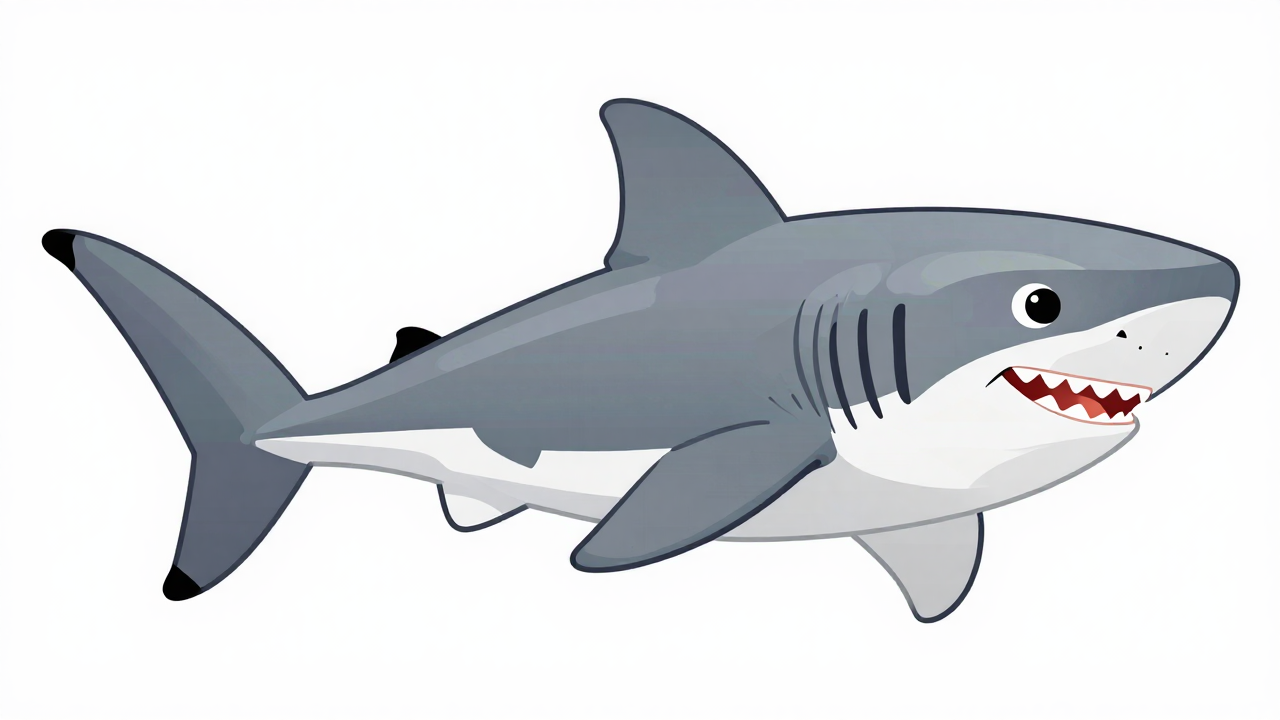
#> input picture kanalen/marketdoodle/short-haai/afbeeldingen/haai.png, 1280 x 720 px
$ python -i maak_oude_figuren.py   (imports and definitions only)
#> lines starting #> are read from the running program, lines starting #| are printed output that depends on the picture; after the words box and inside, x2 and y2 are one past the last pixel; in counts of white or black regions, pixels touching at a corner belong together
#> further down, picture is the input picture: PIL image 1280x720 RGB; mean R, G, B 218.8, 220.9, 223.5
"""Oude Market Doodle-figuren als plaatjes voor de 3D-haai (eigenaar 27 nov: "kun je de personage meer in de oude style").
Mensen: pop_short.poppetje (zelfde tekening als de 2D-shorts), per gebaar / schrik / knipper / mondvorm (lipsync) / loopfase.
Haai: het oude haai-plaatje uit short-haai met de oude grijze benen en rode sneakers, per loopfase en oogstand.
Schrijft public/oud/*.png; de 3D-wereld laadt ze in."""
import math, sys
from pathlib import Path
from PIL import Image, ImageDraw, ImageChops

HIER = Path(__file__).resolve().parent
MD = HIER.parent.parent
sys.path.insert(0, str(MD / "proef-pop-short"))
import types, os, json, tempfile, numpy as np
# [5 lines not run here, left out]
import pop_short as ps
# [3 lines not run here, left out]
# [1 line that did not run here, left out]
CW, CH, FX, FY, S = 640, 780, 320, 750, 2.0          # doek, voetpunt, schaal
VIS = [None, "A", "E", "O", "U", "M", "F", "L"]
# [1 line that did not run here, left out]


def mens(naam, gebaar=None, verb=False, kn=False, vis=None, loop=None, t=0.0, boos=False):
    im = Image.new("RGBA", (CW * SS, CH * SS), (0, 0, 0, 0)); d = ImageDraw.Draw(im)
    ps.poppetje(d, naam, FX, FY, S, t, loop=loop, mond=0.8 if vis else 0.0, knipper=kn, verbaasd=verb, gebaar=gebaar if loop is None else "rennen",
                boos=boos, viseem=vis, bewegen=False)
    return im.resize((CW, CH), Image.LANCZOS)


NAMEN = []
def sla(im, naam):
    im.save(UIT / f"{naam}.png", optimize=True); NAMEN.append(naam)


n = 0
# gebaren die bij het verhaal passen (eigenaar 27 nov: "bewegingen van de personen ... wat bij het verhaal past");
# een cijfer achter het gebaar = animatiebeeld (tijdstap per gebaar in DT)
DT = {"zwaai": 0.07, "juich": 0.17, "schrik": 0.05, "praat": 0.25}
an = lambda g, n: [f"{g}{i}" for i in range(n)]
ROLLEN = {"you": ["none", "schrik", "hoofdhanden", "wijs", "armen-open", "denk"] + an("zwaai", 4) + an("juich", 4) + an("schrik", 2) + an("praat", 4),
          "sis": ["none"] + an("juich", 4),
          "dad": ["none", "hoofdhanden", "armen-open", "wijs"],
          "friend": ["none", "heupen"] + an("schrik", 2), "rich": ["none", "heupen"] + an("schrik", 2)}
# [12 lines not run here, left out]

# ---------------- de oude haai ----------------
def los(im, tol=30):
#> called with tol = 30
    im = im.convert("RGB"); w, h = im.size; m = im.copy()
#> after `w, h = im.size`: w = 1280; h = 720
    for p in ((0, 0), (w - 1, 0), (0, h - 1), (w - 1, h - 1)): ImageDraw.floodfill(m, p, (255, 0, 255), thresh=tol)
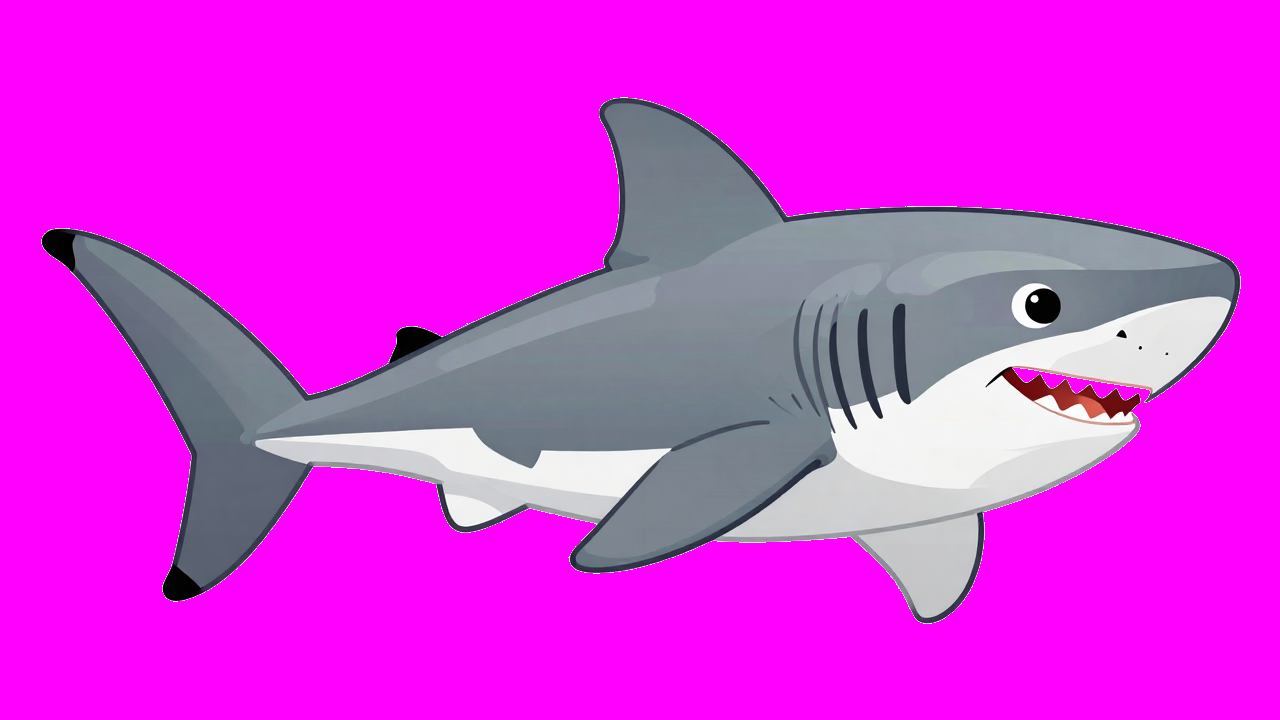
#> m: PIL image 1280x720 RGB; mean R, G, B 219.6, 47.4, 224.2
    a = Image.eval(ImageChops.difference(m, Image.new("RGB", m.size, (255, 0, 255))).convert("L"), lambda v: 255 if v > 8 else 0)
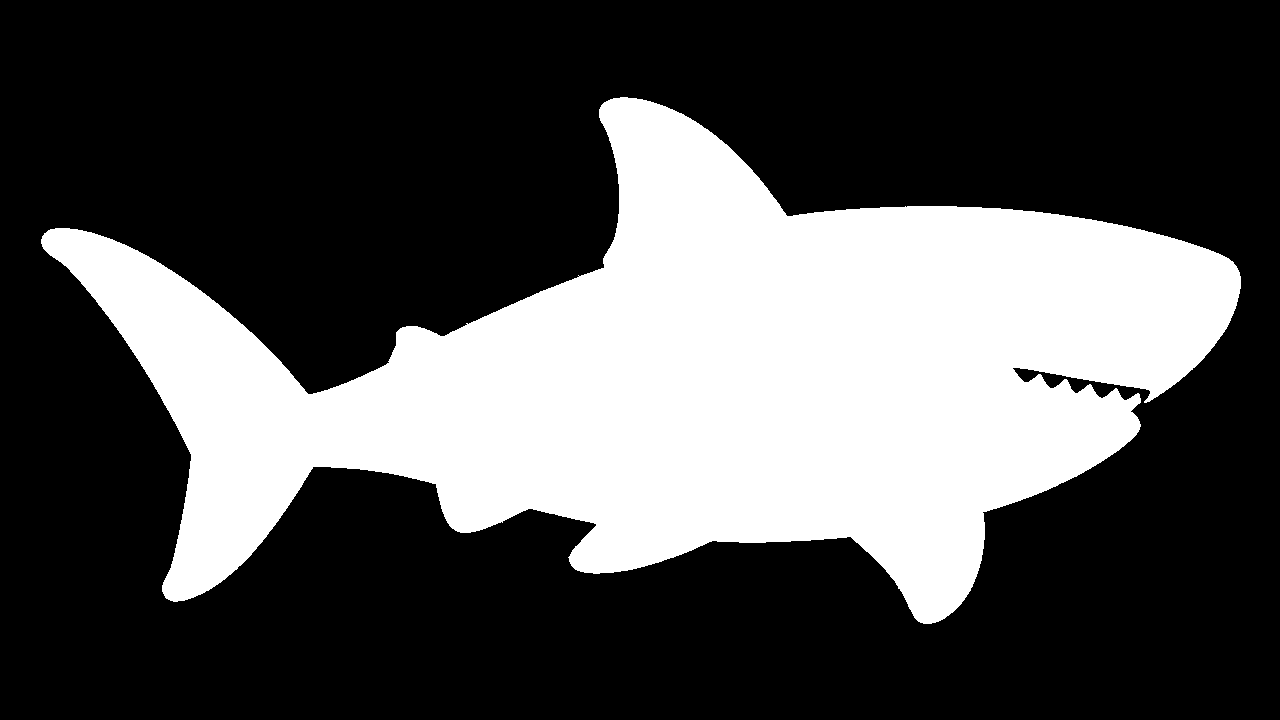
#> a: PIL image 1280x720 L; 31.7% white; 1 white region, box (x1, y1, x2, y2) and area: (41, 97, 1241, 624) 292081
    out = im.convert("RGBA"); out.putalpha(a); return out.crop(a.getbbox()), a.getbbox()

# [1 line not run here, left out]
# [1 line that did not run here, left out]
# [1 line that did not run here, left out]
# [1 line that did not run here, left out]
oog = (835, 167)                                        # oog in het geschaalde haai-plaatje (nagemeten)
m = L / 2.0                                             # px per meter (haai = 2 m, zoals HAAI_L)
INK = (45, 38, 40)
# [1 line that did not run here, left out]
# [1 line that did not run here, left out]
# [1 line not run here, left out]


def haai(loop, oogstand, rechts=True):
    im = Image.new("RGBA", (HW * SS, HH * SS), (0, 0, 0, 0)); d = ImageDraw.Draw(im)
    P = lambda x, y: (x * SS, y * SS)
    bob = abs(math.sin(loop * math.pi)) * 0.04 * m if loop is not None else 0
    t0 = top + 0.0 - bob; x0 = 20
    dik = max(6, int(0.17 * m)); grijs = (120, 130, 145)
    for k_, fx in enumerate((0.40, 0.58)):
        hx = x0 + L * fx; hy = t0 + 0.70 * hs
        zw = math.sin((loop or 0) * math.pi + k_ * math.pi) * 0.35 if loop is not None else 0
        vx, vy = hx + math.sin(zw) * been, hy + math.cos(zw) * been
        d.line((*P(hx, hy), *P(vx, vy)), fill=INK, width=(dik + 8) * SS); d.line((*P(hx, hy), *P(vx, vy)), fill=grijs, width=dik * SS)
        sw_ = 0.30 * m
        d.rounded_rectangle((*P(vx - 0.08 * m, vy - 0.11 * m), *P(vx + sw_, vy + 0.02 * m)), int(0.05 * m * SS), fill=(220, 50, 50), outline=INK, width=4 * SS)
        d.line((*P(vx - 0.08 * m, vy - 0.01 * m), *P(vx + sw_, vy - 0.01 * m)), fill=(255, 255, 255), width=max(3, int(0.03 * m)) * SS)
    im = im.resize((HW, HH), Image.LANCZOS)
    im.alpha_composite(lijf, (x0, int(t0)))
    d = ImageDraw.Draw(im); ox, oy = x0 + oog[0], t0 + oog[1]; r = 0.045 * L
    if oogstand == "slaap":                              # ooglid: stukje huid van net achter het oog eroverheen, dan een dichte boog
        re_ = 0.031 * L; dx = int(2.4 * re_); ox -= 2; oy += 3
        stuk = im.crop((int(ox - re_ - dx), int(oy - re_), int(ox + re_ - dx), int(oy + re_)))
        masker = Image.new("L", stuk.size, 0); ImageDraw.Draw(masker).ellipse((0, 0, stuk.size[0] - 1, stuk.size[1] - 1), fill=255)
        im.paste(stuk, (int(ox - re_), int(oy - re_)), masker); d = ImageDraw.Draw(im)
        d.arc((ox - re_ * 0.9, oy - re_ * 0.7, ox + re_ * 0.9, oy + re_ * 0.5), 15, 165, fill=INK, width=6)
    elif oogstand == "bang":
        d.ellipse((ox - r * 0.78, oy - r * 0.78, ox + r * 0.78, oy + r * 0.78), fill=(255, 255, 255), outline=INK, width=5)
        d.ellipse((ox - r * 0.3, oy - r * 0.3, ox + r * 0.3, oy + r * 0.3), fill=INK)
        d.ellipse((ox + r * 2.2, oy - r * 3.6, ox + r * 3.0, oy - r * 2.2), fill=(160, 215, 255), outline=INK, width=4)
    return im


# [10 lines not run here, left out]

>>> from PIL import Image
>>> picture = Image.open('../../short-haai/afbeeldingen/haai.png')
>>> result = los(picture)

$ run again, on kanalen/marketdoodle/short-haai/afbeeldingen/garagedeur.png
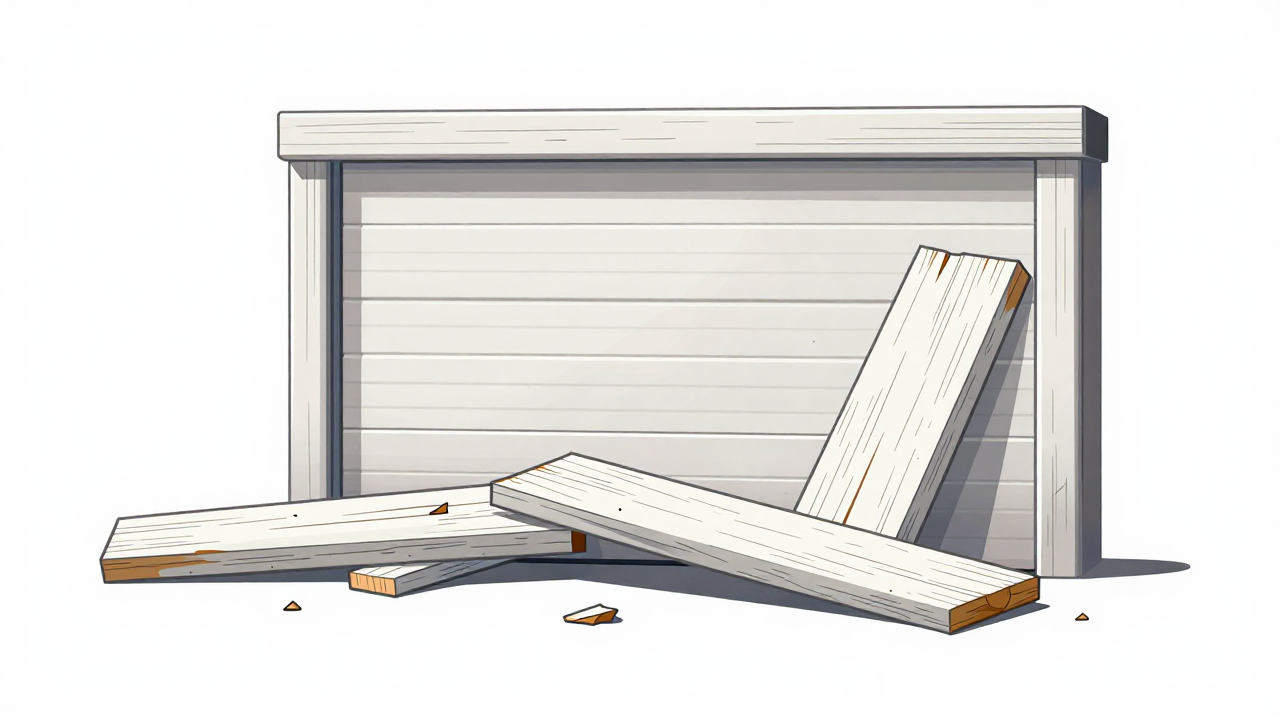
#> input picture kanalen/marketdoodle/short-haai/afbeeldingen/garagedeur.png, 1280 x 720 px
#> picture is the input picture: PIL image 1280x720 RGB; mean R, G, B 230.1, 228.9, 226.8
#> after the loop in los, `for p in ((0, 0), (w - 1, 0), (0, h - 1), (w - 1, h - 1)): ImageDraw.f..`:
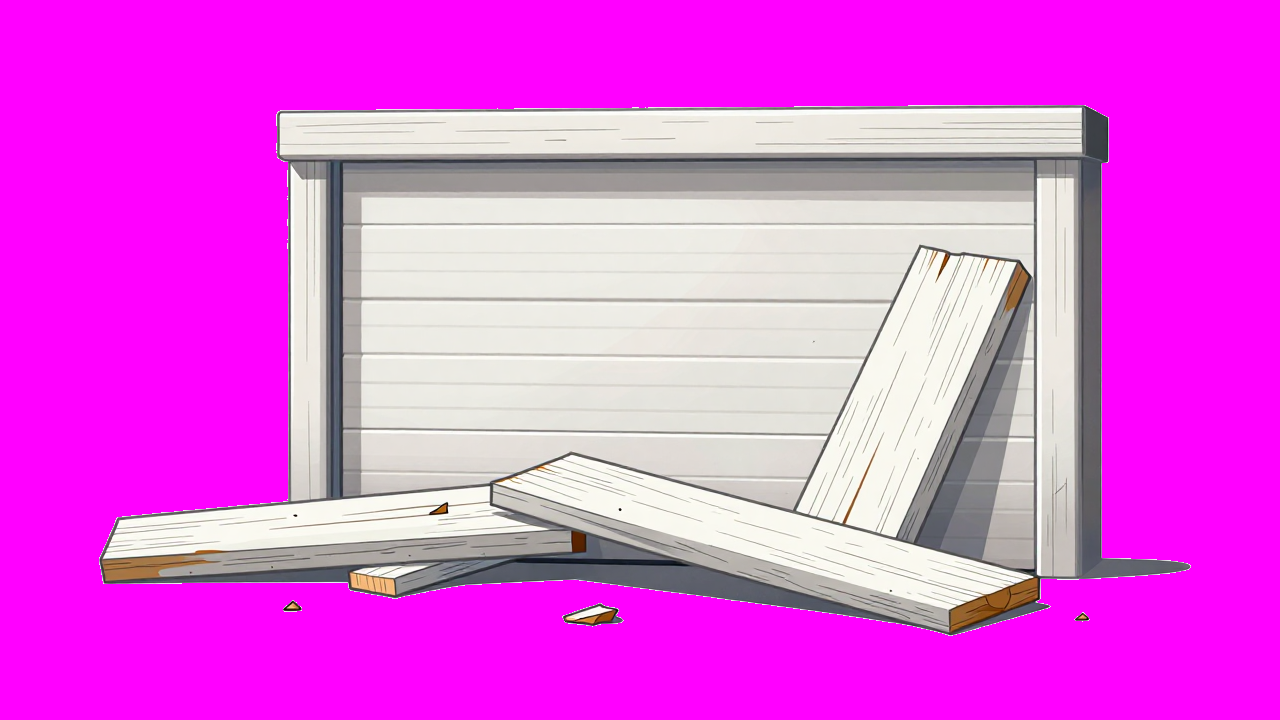
#> m: PIL image 1280x720 RGB; mean R, G, B 230.5, 89.7, 227.1
#> in los, `a = Image.eval(ImageChops.difference(m, Image.new("RGB", m.size, (255,..`:
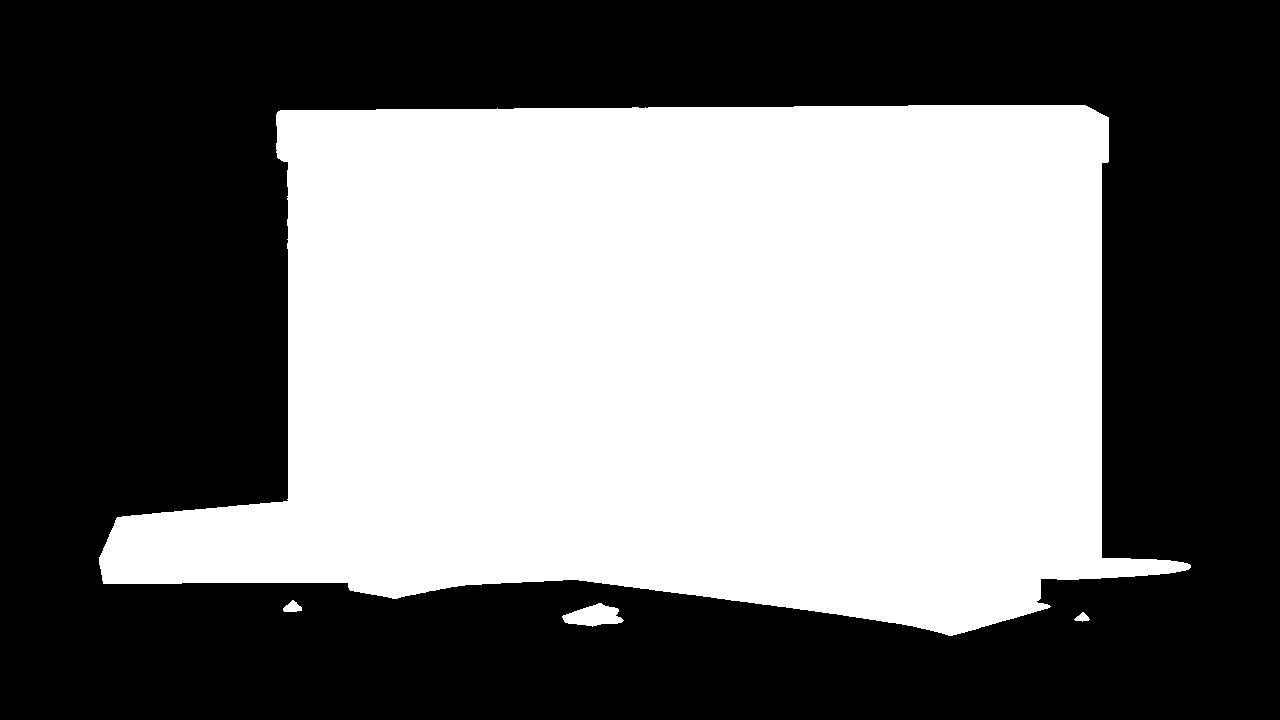
#> a: PIL image 1280x720 L; 45.3% white; 4 white regions, box (x1, y1, x2, y2) and area: (99, 105, 1191, 636) 416013, (562, 603, 624, 627) 928, (283, 600, 302, 612) 148, (1074, 612, 1090, 622) 89
